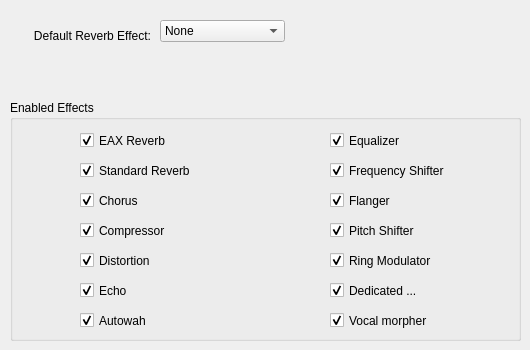
    <widget class="QWidget" name="tab_4">
     <attribute name="title">
      <string>Effects</string>
     </attribute>
     <widget class="QGroupBox" name="groupBox_5">
      <property name="geometry">
       <rect>
        <x>10</x>
        <y>100</y>
        <width>511</width>
        <height>241</height>
       </rect>
      </property>
      <property name="toolTip">
       <string>Specifies which effects apps can recognize. Disabling effects
can help for apps that try to use ones that are too intensive
for the system to handle.</string>
      </property>
      <property name="title">
       <string>Enabled Effects</string>
      </property>
      <widget class="QCheckBox" name="enableEaxReverbCheck">
       <property name="geometry">
        <rect>
         <x>70</x>
         <y>30</y>
         <width>131</width>
         <height>21</height>
        </rect>
       </property>
       <property name="text">
        <string>EAX Reverb</string>
       </property>
       <property name="checked">
        <bool>true</bool>
       </property>
      </widget>
      <widget class="QCheckBox" name="enableStdReverbCheck">
       <property name="geometry">
        <rect>
         <x>70</x>
         <y>60</y>
         <width>131</width>
         <height>21</height>
        </rect>
       </property>
       <property name="text">
        <string>Standard Reverb</string>
       </property>
       <property name="checked">
        <bool>true</bool>
       </property>
      </widget>
      <widget class="QCheckBox" name="enableChorusCheck">
       <property name="geometry">
        <rect>
         <x>70</x>
         <y>90</y>
         <width>131</width>
         <height>21</height>
        </rect>
       </property>
       <property name="text">
        <string>Chorus</string>
       </property>
       <property name="checked">
        <bool>true</bool>
       </property>
      </widget>
      <widget class="QCheckBox" name="enableDistortionCheck">
       <property name="geometry">
        <rect>
         <x>70</x>
         <y>150</y>
         <width>131</width>
         <height>21</height>
        </rect>
       </property>
       <property name="text">
        <string>Distortion</string>
       </property>
       <property name="checked">
        <bool>true</bool>
       </property>
      </widget>
      <widget class="QCheckBox" name="enableEchoCheck">
       <property name="geometry">
        <rect>
         <x>70</x>
         <y>180</y>
         <width>131</width>
         <height>21</height>
        </rect>
       </property>
       <property name="text">
        <string>Echo</string>
       </property>
       <property name="checked">
        <bool>true</bool>
       </property>
      </widget>
      <widget class="QCheckBox" name="enableEqualizerCheck">
       <property name="geometry">
        <rect>
         <x>320</x>
         <y>30</y>
         <width>131</width>
         <height>21</height>
        </rect>
       </property>
       <property name="text">
        <string>Equalizer</string>
       </property>
       <property name="checked">
        <bool>true</bool>
       </property>
      </widget>
      <widget class="QCheckBox" name="enableFlangerCheck">
       <property name="geometry">
        <rect>
         <x>320</x>
         <y>90</y>
         <width>131</width>
         <height>21</height>
        </rect>
       </property>
       <property name="text">
        <string>Flanger</string>
       </property>
       <property name="checked">
        <bool>true</bool>
       </property>
      </widget>
      <widget class="QCheckBox" name="enableModulatorCheck">
       <property name="geometry">
        <rect>
         <x>320</x>
         <y>150</y>
         <width>131</width>
         <height>21</height>
        </rect>
       </property>
       <property name="text">
        <string>Ring Modulator</string>
       </property>
       <property name="checked">
        <bool>true</bool>
       </property>
      </widget>
      <widget class="QCheckBox" name="enableDedicatedCheck">
       <property name="geometry">
        <rect>
         <x>320</x>
         <y>180</y>
         <width>131</width>
         <height>21</height>
        </rect>
       </property>
       <property name="toolTip">
        <string>Enables both the Dedicated Dialog and Dedicated LFE effects
added by the ALC_EXT_DEDICATED extension.</string>
       </property>
       <property name="text">
        <string>Dedicated ...</string>
       </property>
       <property name="checked">
        <bool>true</bool>
       </property>
      </widget>
      <widget class="QCheckBox" name="enableCompressorCheck">
       <property name="geometry">
        <rect>
         <x>70</x>
         <y>120</y>
         <width>111</width>
         <height>21</height>
        </rect>
       </property>
       <property name="text">
        <string>Compressor</string>
       </property>
       <property name="checked">
        <bool>true</bool>
       </property>
      </widget>
      <widget class="QCheckBox" name="enablePitchShifterCheck">
       <property name="geometry">
        <rect>
         <x>320</x>
         <y>120</y>
         <width>131</width>
         <height>21</height>
        </rect>
       </property>
       <property name="text">
        <string>Pitch Shifter</string>
       </property>
       <property name="checked">
        <bool>true</bool>
       </property>
      </widget>
      <widget class="QCheckBox" name="enableFrequencyShifterCheck">
       <property name="geometry">
        <rect>
         <x>320</x>
         <y>60</y>
         <width>131</width>
         <height>21</height>
        </rect>
       </property>
       <property name="text">
        <string>Frequency Shifter</string>
       </property>
       <property name="checked">
        <bool>true</bool>
       </property>
      </widget>
      <widget class="QCheckBox" name="enableAutowahCheck">
       <property name="geometry">
        <rect>
         <x>70</x>
         <y>210</y>
         <width>131</width>
         <height>21</height>
        </rect>
       </property>
       <property name="text">
        <string>Autowah</string>
       </property>
       <property name="checked">
        <bool>true</bool>
       </property>
      </widget>
      <widget class="QCheckBox" name="enableVocalMorpherCheck">
       <property name="geometry">
        <rect>
         <x>320</x>
         <y>210</y>
         <width>131</width>
         <height>21</height>
        </rect>
       </property>
       <property name="text">
        <string>Vocal morpher</string>
       </property>
       <property name="checked">
        <bool>true</bool>
       </property>
      </widget>
     </widget>
     <widget class="QLabel" name="label_13">
      <property name="geometry">
       <rect>
        <x>10</x>
        <y>20</y>
        <width>141</width>
        <height>31</height>
       </rect>
      </property>
      <property name="text">
       <string>Default Reverb Effect:</string>
      </property>
      <property name="alignment">
       <set>Qt::AlignRight|Qt::AlignTrailing|Qt::AlignVCenter</set>
      </property>
     </widget>
     <widget class="QComboBox" name="defaultReverbComboBox">
      <property name="geometry">
       <rect>
        <x>160</x>
        <y>20</y>
        <width>135</width>
        <height>31</height>
       </rect>
      </property>
      <property name="sizeAdjustPolicy">
       <enum>QComboBox::AdjustToContents</enum>
      </property>
      <item>
       <property name="text">
        <string>None</string>
       </property>
      </item>
      <item>
       <property name="text">
        <string>Generic</string>
       </property>
      </item>
      <item>
       <property name="text">
        <string>PaddedCell</string>
       </property>
      </item>
      <item>
       <property name="text">
        <string>Room</string>
       </property>
      </item>
      <item>
       <property name="text">
        <string>Bathroom</string>
       </property>
      </item>
      <item>
       <property name="text">
        <string>Livingroom</string>
       </property>
      </item>
      <item>
       <property name="text">
        <string>Stoneroom</string>
       </property>
      </item>
      <item>
       <property name="text">
        <string>Auditorium</string>
       </property>
      </item>
      <item>
       <property name="text">
        <string>ConcertHall</string>
       </property>
      </item>
      <item>
       <property name="text">
        <string>Cave</string>
       </property>
      </item>
      <item>
       <property name="text">
        <string>Arena</string>
       </property>
      </item>
      <item>
       <property name="text">
        <string>Hangar</string>
       </property>
      </item>
      <item>
       <property name="text">
        <string>CarpetedHallway</string>
       </property>
      </item>
      <item>
       <property name="text">
        <string>Hallway</string>
       </property>
      </item>
      <item>
       <property name="text">
        <string>StoneCorridor</string>
       </property>
      </item>
      <item>
       <property name="text">
        <string>Alley</string>
       </property>
      </item>
      <item>
       <property name="text">
        <string>Forest</string>
       </property>
      </item>
      <item>
       <property name="text">
        <string>City</string>
       </property>
      </item>
      <item>
       <property name="text">
        <string>Mountains</string>
       </property>
      </item>
      <item>
       <property name="text">
        <string>Quarry</string>
       </property>
      </item>
      <item>
       <property name="text">
        <string>Plain</string>
       </property>
      </item>
      <item>
       <property name="text">
        <string>ParkingLot</string>
       </property>
      </item>
      <item>
       <property name="text">
        <string>SewerPipe</string>
       </property>
      </item>
      <item>
       <property name="text">
        <string>Underwater</string>
       </property>
      </item>
      <item>
       <property name="text">
        <string>Drugged</string>
       </property>
      </item>
      <item>
       <property name="text">
        <string>Dizzy</string>
       </property>
      </item>
      <item>
       <property name="text">
        <string>Psychotic</string>
       </property>
      </item>
     </widget>
    </widget>
